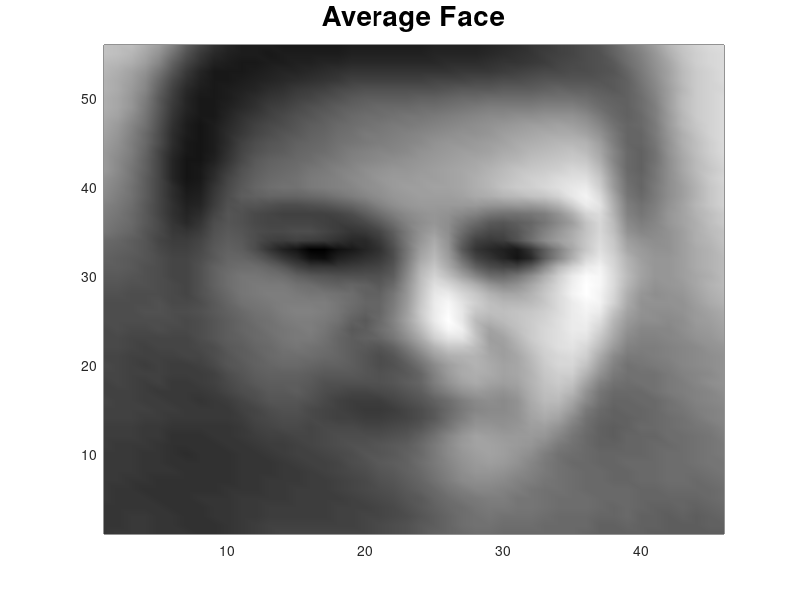
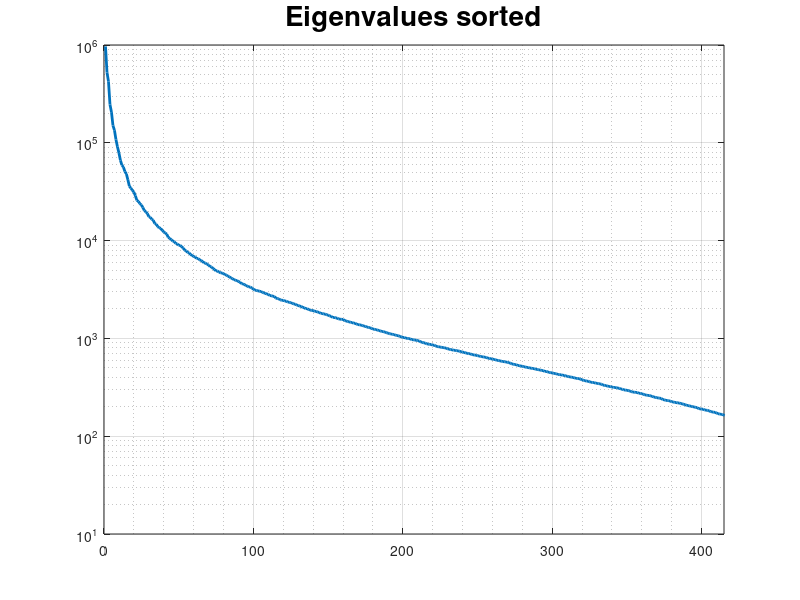
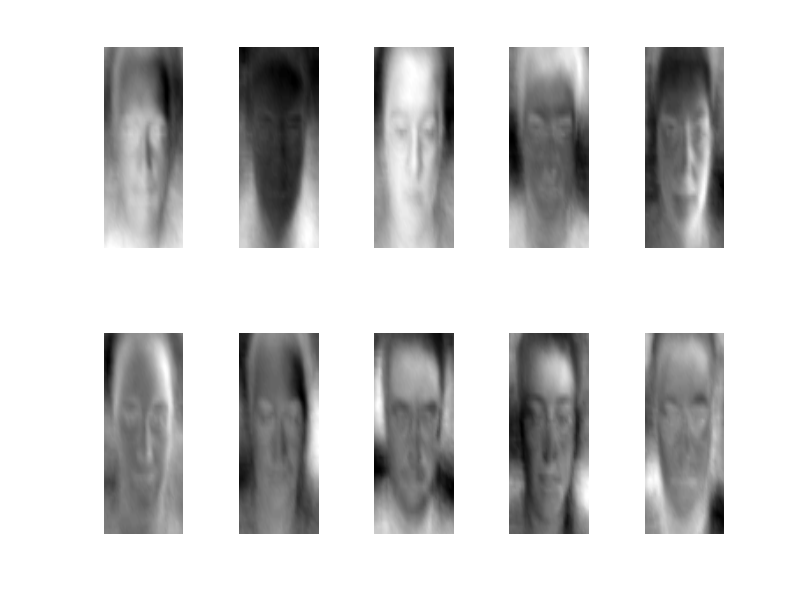

Reproduce these figures in MATLAB, in order.
%%

addpath /Users/jakubszypicyn/Documents/Year_4_EEE/Pattern_Recognition/NotPatRecCW/data

% clean up
clc
%close all
clear all

% load partitioned data
load Separated_Data.mat

% change showPlots to true to get images
showPlots = true;

%% Normalise and plot mean face

faceW = 46; faceH = 56;

% subtract mean face from training faces
meanFace = mean(training,2);
trainingNorm = training - meanFace;

meanFace_matrix = zeros(faceH, faceW, 'double');

% plot mean face
if showPlots == true
    figure(1)
    for i = 1:faceW %extract image one line at a time
        lineStart = (i-1)*faceH + 1;
        lineEnd = i*faceH;
        meanFace_matrix(1:faceH,i) = rot90(meanFace(lineStart:lineEnd), 2);
    end
    
    h = pcolor(meanFace_matrix);
    set(h,'edgecolor','none');
    colormap gray
    shading interp
    title('Average Face','fontsize',20)
end

%% Do math and all

% Calculate Covariance Matrix
N = size(trainingNorm, 2);
faceCov = (trainingNorm'*trainingNorm)/N;

% Find eigenvalues and eigenvectors, D is a diagonal matrix - pointless
[V,D] = eig(faceCov);

eigVals = diag(D); % move D into an array

%% plot eig vals

% Plot all eigenvalues sorted. Number of non-zero eigenvalues should be N -
% 1, where N is number of training data (416 in this case)
if showPlots == true
    figure(2)
    plot(sort(eigVals,'descend'),'linewidth',2)
    set(gca,'YScale','log')
    title('Eigenvalues sorted','fontsize',20)
    xlim([0 415])
    grid on
    grid minor
end

%% get M best eigenvectors/values

% technically the eigenvalues are presorted in the ascending order. But
% just to be sure sort them again
M = 200;
[sortedEigs,sortedIdxList] = sort(eigVals,'descend');
bestIdxList = sortedIdxList(1:M);
eigVals_best = sortedEigs(1:M); % extract top M eigenvalues
eigVecs_best = V(:,bestIdxList); % extract best M eigenvectors

%% use A'A eigenvectors to calculate AA' eigenvectors
% A'A and A'A have the same eigenvalues

eigFaces_best = trainingNorm*eigVecs_best;

%normalise face vectors
for i=1:M
   eigFaces_best(:,i) = eigFaces_best(:,i) / abs(norm(eigFaces_best(:,i)));
end

%% plot 10 eigenfaces

eigFace = zeros(faceH, faceW, 10, 'double');
if showPlots == true
    figure(3)
    for j = 1:10
        for i = 1:faceW %extract image one line at a time
            lineStart = (i-1)* faceH + 1;
            lineEnd = i*faceH;
            eigFace(1:faceH,i,j) = rot90(eigFaces_best(lineStart:lineEnd,j), 2);
        end
        subplot(2,5,j)
        h = pcolor(eigFace(:,:,j));
        set(h,'edgecolor','none');
        colormap gray
        shading interp
        set(findobj(gcf, 'type','axes'), 'Visible','off')
    end
end

save('Q1B_Eigen','eigVals_best','eigFaces_best','eigVals','V','trainingNorm','meanFace')
